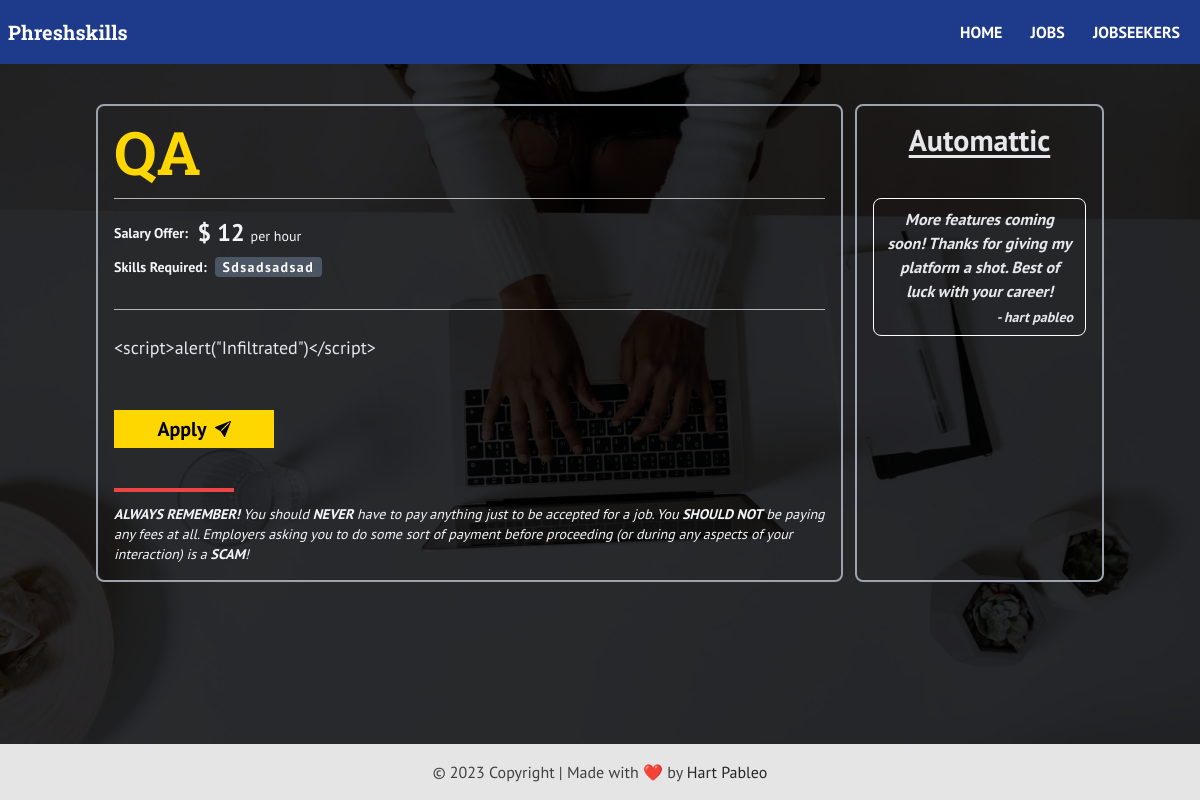
Page /job/15 on the committed database.
### tables this page shows
CREATE TABLE `jobs` (
  `id` int(11) NOT NULL,
  `title` varchar(255) NOT NULL,
  `salary` varchar(255) NOT NULL,
  `salary_type` varchar(100) NOT NULL,
  `skillset` varchar(1024) NOT NULL,
  `description` text NOT NULL,
  `benefits` text DEFAULT NULL,
  `application_link` varchar(500) DEFAULT NULL,
  `employer_id` int(11) DEFAULT NULL,
  `date_published` datetime DEFAULT current_timestamp()
);

CREATE TABLE `employers` (
  `employer_id` int(11) NOT NULL,
  `company_name` varchar(1024) NOT NULL,
  `company_email` varchar(255) NOT NULL,
  `password` varchar(100) NOT NULL
);

### app/Http/controllers/Jobs/show.php (called while the page is built, shortened)
<?php
$referenced_column = $dynamicQuery['referenced_column'];
$referenced_column_value = $dynamicQuery['referenced_column_value'];
$db = App::resolve(Database::class);
$job = $db->query("select * from jobs join employers on jobs.employer_id = employers.employer_id where {$referenced_column} = :{$referenced_column}", [
  ":{$referenced_column}" => $referenced_column_value
])->findOrFail();
return view('jobs/show', [
  'job' => $job
]);

### public/index.php (called while the page is built, shortened)
<?php
require __DIR__ . '/../app/Core/init.php';
require __DIR__ . '/../app/Core/bootstrap.php';
try {
  $router->route($uri, $method, $dynamicQuery);
} catch (ValidationException $exception) {
  Session::flash('errors', $exception->errors);
  Session::flash('old', $exception->old);
  redirect($router->prevURL());
}

### app/Core/App.php (called while the page is built, shortened)
<?php
class App
{
  protected static $container;
  public static function setContainer($container)
  {
    static::$container = $container;
  }
  public static function container()
  {
    return static::$container;
  }
  public static function resolve($key)
  {
    return static::container()->resolve($key);
  }
}

### app/Core/Container.php (called while the page is built, shortened)
<?php
class Container
{
  protected $bindings = [];
  public function bind($key, $resolver)
  {
    $this->bindings[$key] = $resolver;
  }
  public function resolve($key)
  {
    $resolver = $this->bindings[$key];
    return call_user_func($resolver);
  }
}

### app/Core/Database.php (called while the page is built, shortened)
<?php
class Database
{
  public $connection;
  protected $statement;
  public function __construct()
  {
    $dsn = 'mysql:host=' . DBHOST . ';dbname=' . DBNAME . ';charset=utf8mb4';
    $this->connection = new PDO($dsn, DBUSER, DBPASS, [
      PDO::ATTR_DEFAULT_FETCH_MODE => PDO::FETCH_ASSOC
    ]);
  }
  public function query($query, $params = [])
  {
    $this->statement = $this->connection->prepare($query);
    $this->statement->execute($params);
    return $this;
  }
  public function find()
  {
    return $this->statement->fetch();
  }
  public function findOrFail()
  {
    $result = $this->find();
    return $result;
  }
}

### app/Core/bootstrap.php (called while the page is built, shortened)
<?php
$container = new Container();
$container->bind('Core\Database', function() {
  return new Database();
});

### app/views/jobs/show.view.php (the view, shortened to what this page needs)
<section class="has-overlay bg-fixed bg-center bg-cover relative isolate py-5 lg:py-10 h-full" style="background-image: url(<?php echo image_uri('hero-bg.webp'); ?>);background-repeat: no-repeat;">
  <div id="job-details" class="container grid grid-cols-1 gap-3">
    <article role="article" class="p-4 rounded-lg border border-gray-400 border-2">
      <h1 class="text-gold text-3xl lg:text-6xl font-bold font-secondary mb-4">
        <?php echo htmlspecialchars($job['title']); ?>
      </h1>
      <hr class="mb-4 border-gray-100 opacity-70">
      <p class="font-bold text-gray-100 text-2xl mb-1">
        <span class="font-semibold text-sm inline-block align-middle">Salary Offer:&nbsp;</span>
        <span class="inline-block align-middle">
          <?php echo job_salary(htmlspecialchars($job['salary']), htmlspecialchars($job['salary_type'])); ?>
        </span>
      </p>
      <p>
        <span class="font-semibold text-gray-100 text-sm inline-block align-middle">Skills Required:&nbsp;</span>
        <?php
          $skills = explode(', ', $job['skillset']);
          if (!empty($skills)) :
        ?>
        <span class="inline-flex flex-wrap gap-1 justify-start items-start align-middle">
          <?php foreach($skills as $skill) : ?>
            <small class="inline-block px-2 font-semibold text-sm rounded bg-gray-600 text-neutral-50 transition-all tracking-widest">
              <?php echo ucwords(htmlspecialchars($skill)); ?>
            </small>
          <?php endforeach; ?>
        </span>
        <?php endif; ?>
      </p>
      <hr class="mt-8 mb-6 border-gray-100 opacity-70">
      <div class="text-gray-200 text-lg font-medium">
        <?php echo maintain_breaks($job['description']); ?>
      </div>
      <div class="flex justify-start items-start gap-4 flex-wrap mt-12">
      <a
      href="/jobs/create"
      class="transition-all inline-flex justify-center items-center font-bold py-1 px-6 bg-gold border border-solid border-gold hover:border-blue-900 text-black hover:bg-blue-900 text-xl min-w-[8em] text-black hover:text-white"
      >
        Apply
      </a>
      </div>
      <hr class="border-2 border-solid border-red-500 max-w-[120px] mt-10">
      <p class="font-normal text-sm text-gray-100 italic mt-3"><strong class="font-bold uppercase">Always Remember!</strong> You should <strong class="font-bold">NEVER</strong> have to pay anything just to be accepted for a job. You <strong class="font-bold">SHOULD NOT</strong> be paying any fees at all. Employers asking you to do some sort of payment before proceeding (or during any aspects of your interaction) is a <strong class="font-bold">SCAM</strong>!</p>
    </article>
    <?php get_template_part('jobs-sidebar', [
      'job' => $job
    ]) ?>
  </div>
</section>

### app/Core/Router.php (shortened to what this page needs)
<?php
class Router
{
  protected $routes = [];
  public function add($method, $uri, $controller, $query = null)
  {
    $this->routes[] = [
      'uri' => $uri,
      'controller' => $controller,
      'method' => $method,
      'middleware' => null,
      'query' => $query
    ];
  }
  public function route($uri, $method, $dynamicQuery)
  {
    foreach ($this->routes as $route) {
      if ($route['uri'] === $uri && $route['method'] === strtoupper($method) && empty($route['query'])) {
        Middleware::resolve($route['middleware']);
        return require base_path("app/Http/controllers/{$route['controller']}.php");
      } elseif (!empty($route['query'])) {
        if (str_contains($uri, "/{$route['query']['model']}/") && $route['method'] === strtoupper($method)) {
          $savedRoute = $route['uri'];
          $requestedRoute = $uri;
          $arr1 = explode('/', $savedRoute);
          $arr2 = explode('/', $requestedRoute);
          $diff2 = array_diff($arr2, $arr1);
          $requested_data = implode("/", $diff2);
          $dynamicQuery = [
            'referenced_column' => $route['query']['queried_data'],
            'referenced_column_value' => $requested_data
          ];
          return require base_path("app/Http/controllers/{$route['controller']}.php");
        }
      }
    }
  }
}

### app/Core/functions.php (shortened to what this page needs)
<?php
function base_path($path = '') {
  return BASE_PATH . ($path ? DIRECTORY_SEPARATOR . $path : '');
}
function view($path, $attributes = []) {
  extract($attributes);
  return require base_path("app/views/{$path}.view.php");
}
function get_template_part($template_part, $attributes = []) {
  view("partials/{$template_part}", $attributes);
}
function load_asset($path_to_file) {
  return ROOT . "/assets/{$path_to_file}";
}
function image_uri($image, $fallback = '') {
  return load_asset("images/{$image}");
}
function maintain_breaks($string) {
  $output = str_replace("\n", "<br>", htmlspecialchars($string, ENT_QUOTES, 'UTF-8'));
  return $output;
}
function job_salary($salary, $salary_type) {
  $css_classes = 'text-sm font-medium';
  switch ($salary_type) {
    case 'hourly':
      return "\$&nbsp;{$salary} <span class='{$css_classes}'>per hour</span>";
      break;
  }
}

### app/views/partials/jobs-sidebar.view.php
<aside class="p-4 rounded-lg border border-gray-400 border-2 text-gray-200 text-center">
  <h2 class="font-bold text-3xl underline underline-offset-4"><?php echo htmlspecialchars($job['company_name']); ?></h2>
  <blockquote class="mt-10 italic font-bold py-2 px-3 border rounded-lg border-solid border-white">
    More features coming soon! Thanks for giving my platform a shot. Best of luck with your career!
    <p class="block text-end text-sm mt-1">- hart pableo</p>
  </blockquote>
</aside>

### app/views/jobs/show.view.php (style rules this page uses)
@media screen and (min-width: 1024px) { #job-details { grid-template-columns: 3fr 1fr; } }

### rows in the picture
jobs: title "QA", salary "12", skillset "Sdsadsadsad", description "<script>alert(\"Infiltrated\")</script>", employer.company_name "Automattic"
